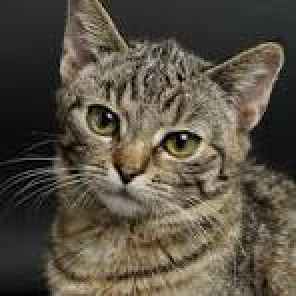
#> input picture image/image.jpg, 148 x 148 px (shown 2 times larger)
$ python thresh.py
#> lines starting #> are read from the running program, lines starting #| are printed output that depends on the picture; after the words box and inside, x2 and y2 are one past the last pixel; in counts of white or black regions, pixels touching at a corner belong together
import cv2 as cv

img = cv.imread('image/image.jpg')
#> img is the input picture: shape (148, 148, 3); mean B, G, R 67.6, 80.9, 88.4
img=cv.resize(img,(500,500))
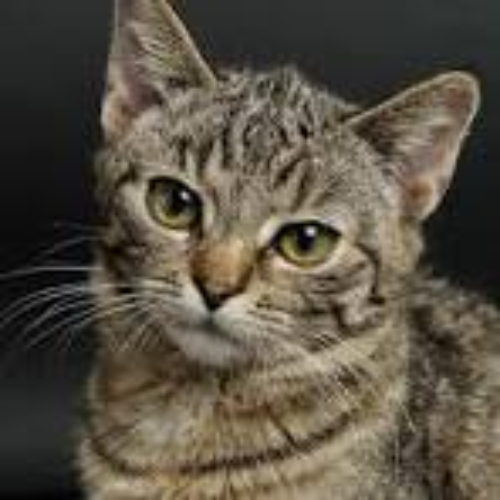
#> img: shape (500, 500, 3); mean B, G, R 67.5, 80.7, 88.3

cv.imshow('Image', img)
gray = cv.cvtColor(img, cv.COLOR_BGR2GRAY)
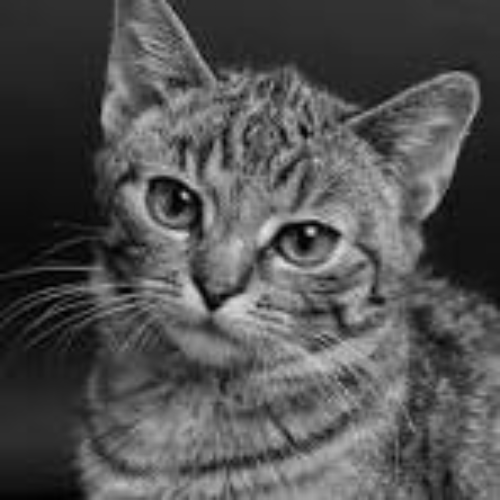
#> gray: shape (500, 500); min 0, max 229, mean 81.5
cv.imshow('Gray', gray)

#Simple THresholding
threshold, thresh = cv.threshold(gray, 150, 255, cv.THRESH_BINARY)
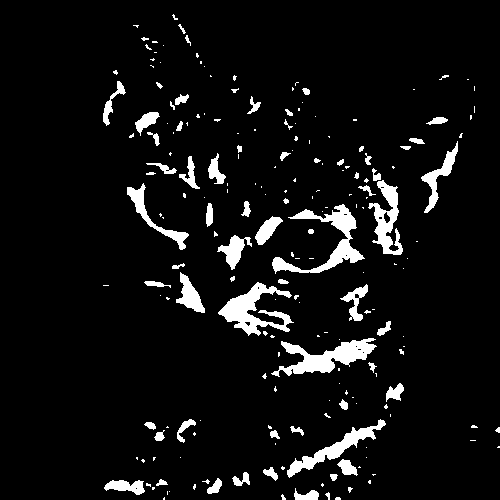
#> thresh: shape (500, 500); 6.5% white; 205 white regions (136 under 20 px), largest, box (x1, y1, x2, y2) and area: (271, 338, 377, 377) 1692, (272, 204, 365, 274) 1676, (218, 282, 294, 336) 1622
cv.imshow('Simple Thresholded', thresh)

#Inverse THresholding
threshold, thresh_inv = cv.threshold(gray, 150, 255, cv.THRESH_BINARY_INV)
cv.imshow('Simple Thresholded Inverse', thresh_inv)

#Adaptive Thresholding
adaptive_thresh = cv.adaptiveThreshold(gray, 255, cv.ADAPTIVE_THRESH_MEAN_C, cv.THRESH_BINARY, 11, 3)
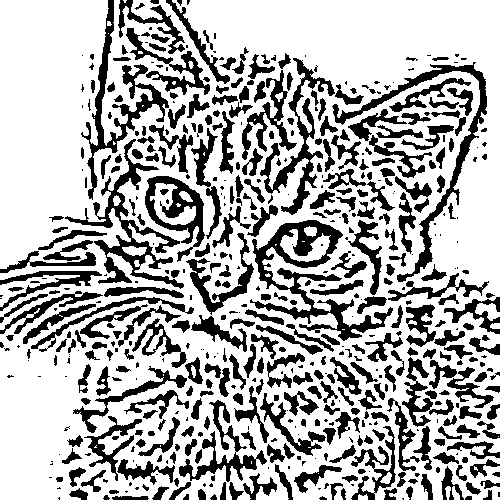
#> adaptive_thresh: shape (500, 500); 69.9% white; 544 black regions (202 under 20 px), largest, box (x1, y1, x2, y2) and area: (250, 220, 393, 341) 4231, (65, 139, 184, 289) 3171, (332, 62, 487, 282) 2820
cv.imshow('Adaptive Thresholding', adaptive_thresh)

#Adaptive Thresholding Inverse
adaptive_thresh_inv = cv.adaptiveThreshold(gray, 255, cv.ADAPTIVE_THRESH_MEAN_C, cv.THRESH_BINARY_INV, 11, 3)
cv.imshow('Adaptive Thresholding Inverse', adaptive_thresh_inv)

#Adaptive Thresholding Gaussian
adaptive_thresh_gauss = cv.adaptiveThreshold(gray, 255, cv.ADAPTIVE_THRESH_GAUSSIAN_C, cv.THRESH_BINARY, 11, 3)
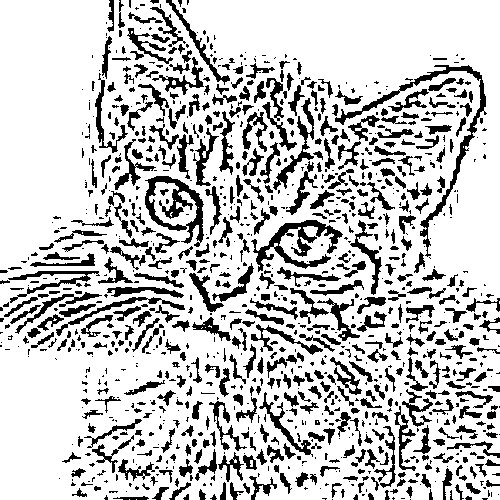
#> adaptive_thresh_gauss: shape (500, 500); 77.9% white; 1101 black regions (559 under 20 px), largest, box (x1, y1, x2, y2) and area: (335, 65, 487, 257) 1782, (251, 220, 343, 272) 1565, (145, 176, 204, 247) 1495
cv.imshow('Adaptive Thresholding Gaussian', adaptive_thresh_gauss)

#Adaptive Thresholding Gaussian Inverse
adaptive_thresh_gauss_inv = cv.adaptiveThreshold(gray, 255, cv.ADAPTIVE_THRESH_GAUSSIAN_C, cv.THRESH_BINARY_INV, 11, 3)
cv.imshow('Adaptive Thresholding Gaussian Inverse', adaptive_thresh_gauss_inv)


cv.waitKey(0)
